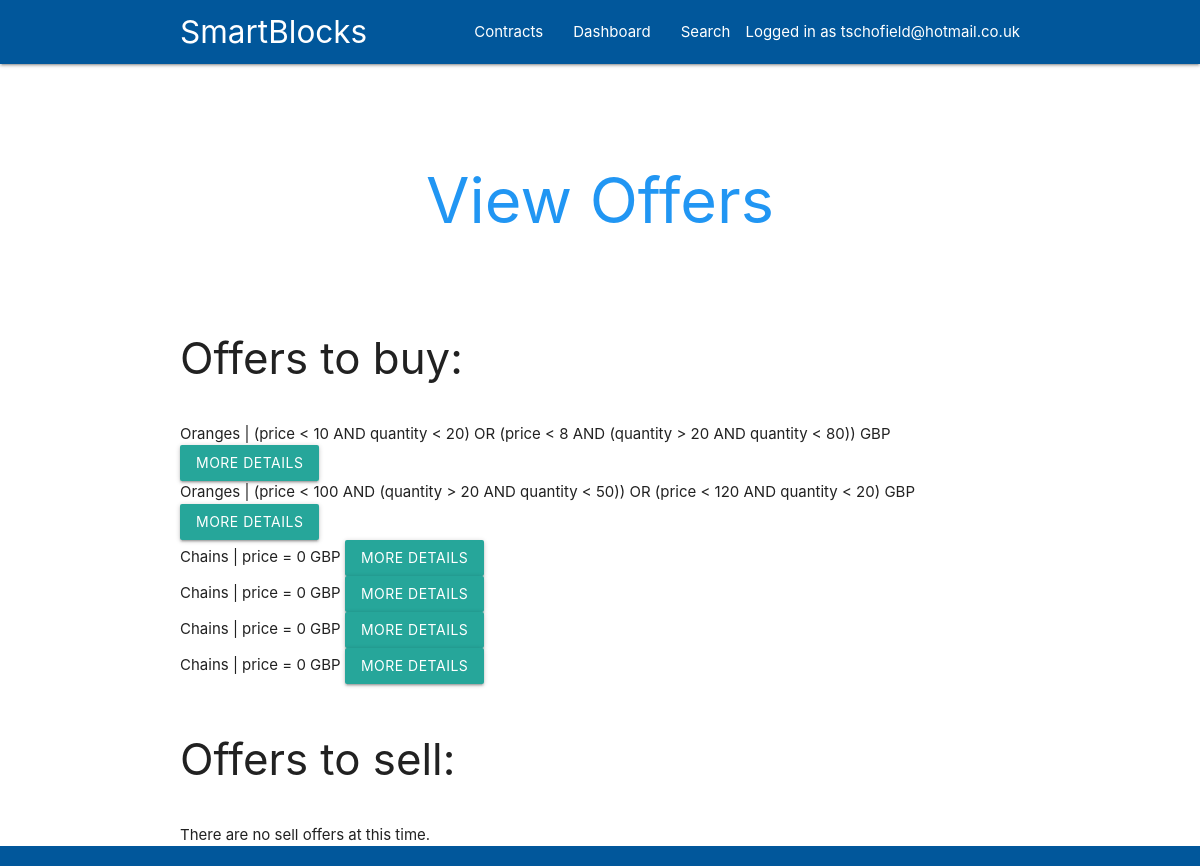
Page /webapp/offers/ (signed in) on the earlier database version.
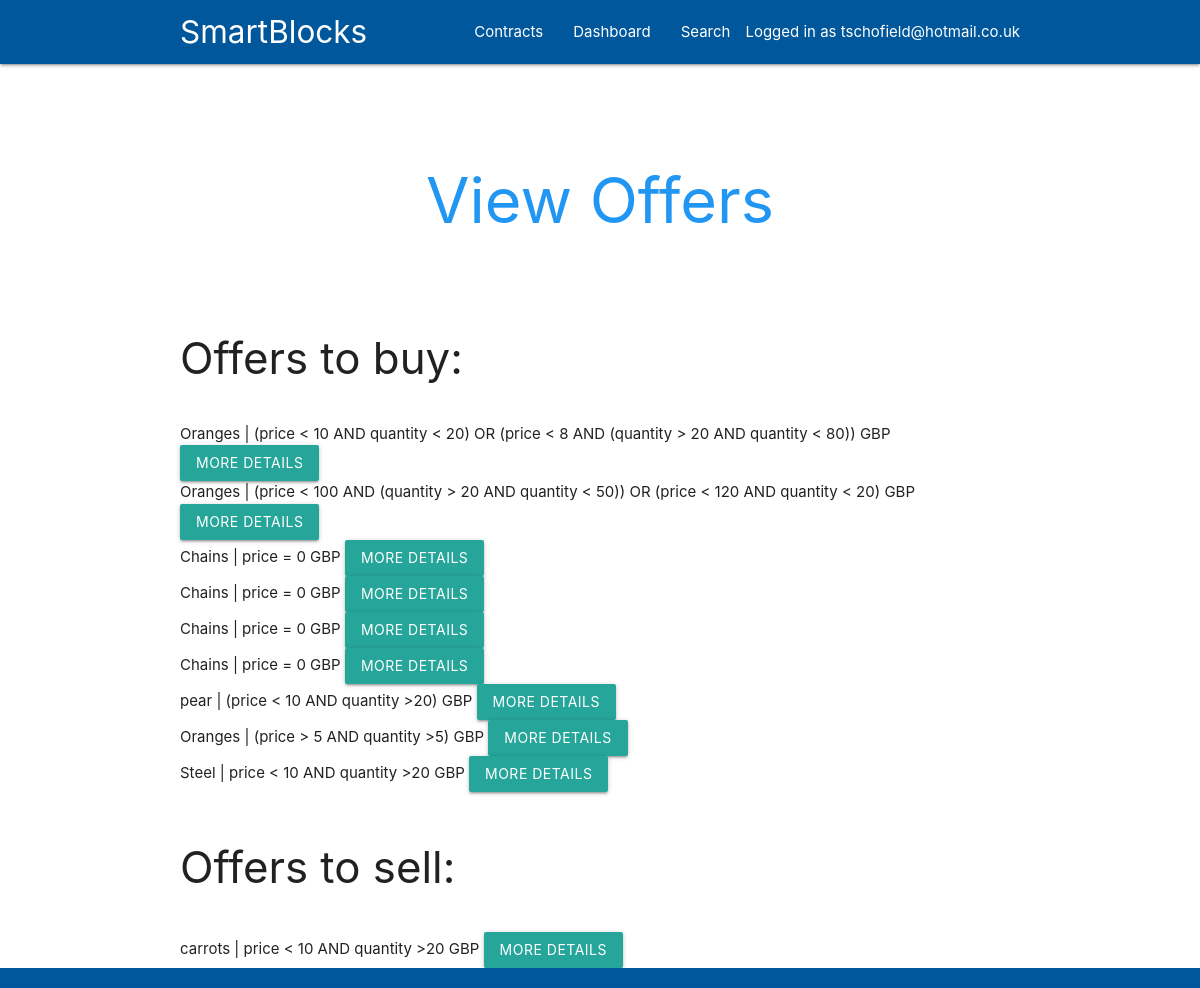
Same page on the later database version.
### webapp/models.py (models this page shows, shortened)
class Offer(models.Model):
    buyer = models.ForeignKey(settings.AUTH_USER_MODEL, on_delete=models.CASCADE, related_name="b",null=True)
    seller = models.ForeignKey(settings.AUTH_USER_MODEL, on_delete=models.CASCADE, related_name="s", null=True)
    asset_name = models.CharField(max_length=100)
    condition_help = "Keywords: <span class='keyword'>AND</span>, <span class='keyword'>OR</span>.</br>Operations: <, >, =</br>Variables: <span class='variable'>price</span>, <span class='variable'>quantity</span></br>Use parentheses to group statements.</br></br>Example:</br> (<span class='variable'>price</span> < 100 <span class='keyword'>AND</span> (<span class='variable'>quantity</span> > 20 <span class='keyword'>AND</span> <span class='variable'>quantity</span> < 50)) </br><span class='keyword'>OR</span> (<span class='variable'>price</span> < 120 <span class='keyword'>AND</span> <span class='variable'>quantity</span> < 20)"
    completion_condition = models.CharField(max_length=256, help_text=condition_help)
    unit = models.CharField(max_length=10)
    GBP = 'GBP'
    USD = 'USD'
    BTC = 'BTC'
    CURRENCY_CHOICES = ((GBP, 'GBP'), (USD, 'USD'), (BTC, 'BTC'))
    currency = models.CharField(max_length=3, choices=CURRENCY_CHOICES, default=GBP)
    quantity = models.DecimalField(default=0, max_digits=20,decimal_places=4)
    price = models.DecimalField(default=0, max_digits=30, decimal_places=10)
    BUY = 'Buy'
    SELL = 'Sell'
    CONTRACT_CHOICES = ((BUY, 'BUY'),(SELL, 'SELL'))
    contract_type = models.CharField(max_length=4, choices=CONTRACT_CHOICES, default=BUY)

### webapp/views.py (the view)
# urls.py: path('offers/', views.offers, name='offers'),
@login_required
def offers(request):
    buy_offers = Offer.objects.filter(seller=None).exclude(buyer=request.user)
    sell_offers = Offer.objects.filter(buyer=None).exclude(seller=request.user)
    return render(request, 'webapp/offers.html', {'buy_offers':buy_offers,'sell_offers':sell_offers})

### webapp/templates/webapp/offers.html (shortened to what this page needs)
{% extends 'base.html' %}
{% block header %}
      <h1 class="header center blue-text">View Offers</h1>
{% endblock %}
{% block content %}
<h3>Offers to buy:</h3><br>
{% if buy_offers.first is not None %}
{% for offer in buy_offers %}
{{ offer.asset_name }} | {{ offer.completion_condition }} {{ offer.currency }} <a class="btn" href="{% url 'webapp:details' offer.id %}">More details</a><br>
{% endfor %}
{% else %}
There are no buy offers at this time.
{% endif %}
<br>
<h3>Offers to sell:</h3><br>
{% if sell_offers.first is not None %}
{% for offer in sell_offers %}
{{ offer.asset_name }} | {{ offer.completion_condition }} {{ offer.currency }} <a class="btn" href="{% url 'webapp:details' offer.id %}">More details</a><br>
{% endfor %}
{% else %}
There are no sell offers at this time.
{% endif %}
{% endblock %}

Differences in the rows shown:
added Offer: asset_name "pear", completion_condition "(price < 10 AND quantity >20)", currency "GBP", shown under "Offers to buy:"
added Offer: asset_name "Oranges", completion_condition "(price > 5 AND quantity >5)", currency "GBP", shown under "Offers to buy:"
added Offer: asset_name "Steel", completion_condition "price < 10 AND quantity >20", currency "GBP", shown under "Offers to buy:"
added Offer: asset_name "carrots", completion_condition "price < 10 AND quantity >20", currency "GBP", shown under "Offers to sell:"
Other differences:
text no longer shown: "There are no sell offers at this time."
